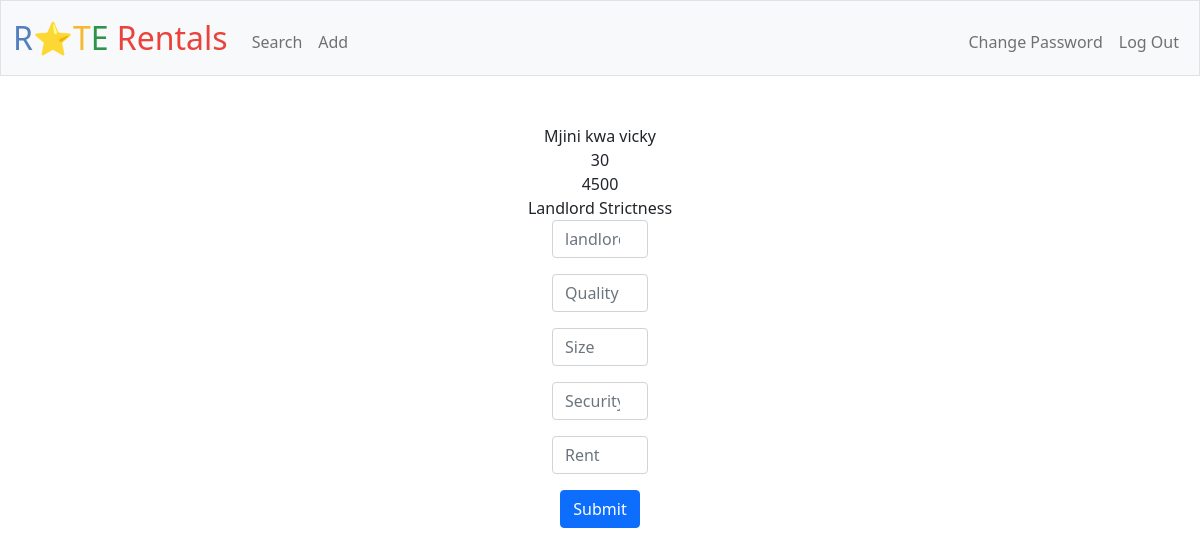
The page /rate/4 (signed in) on the database its author committed.
### tables this page shows
CREATE TABLE rentals (
    id INTEGER PRIMARY KEY AUTOINCREMENT UNIQUE,
    name TEXT NOT NULL,
    rooms INTEGER NOT NULL,
    rent INTEGER NOT NULL,
    description TEXT UNIQUE NOT NULL
, longitude real, latitude real);

### app.py (the view, shortened to what this page needs)
@app.route("/rate/<int:rentals_id>", methods=["GET", "POST"])
@login_required
def rate(rentals_id):
    rentals = db.execute("SELECT * FROM rentals WHERE id = ?", rentals_id)
    return render_template('rate.html', rentals=rentals)

### app.py (called while the page is built)
@app.after_request
def after_request(response):
    response.headers["Cache-Control"] = "no-cache, no-store, must-revalidate"
    response.headers["Expires"] = 0
    response.headers["Pragma"] = "no-cache"
    return response

### helpers.py (called while the page is built)
def login_required(f):
    @wraps(f)
    def decorated_function(*args, **kwargs):
        if session.get("user_id") is None:
            return redirect("/login")
        return f(*args, **kwargs)
    return decorated_function

### templates/rate.html (shortened to what this page needs)
{% extends "layout.html" %}
{% block main %}
    <div>
        <div> {{  rentals[0].name  }} </div>
        <div> {{  rentals[0].rooms  }} </div>
        <div> {{  rentals[0].rent  }} </div>
        <div>
            <form action="/rate/{{  rentals[0].id  }}" method="post">
                <div class="mb-3">
                    <label for="landlord_strictness">Landlord Strictness</label>
                    <input class="form-control mx-auto w-auto" id="landlord_strictness" name="landlord_strictness" placeholder="landlord strictness" type="number" min="1" max="5">
                </div>
                <div class="mb-3">
                    <input class="form-control mx-auto w-auto" id="quality" name="quality" placeholder="Quality" type="number" min="1" max="5">
                </div>
                <div class="mb-3">
                    <input class="form-control mx-auto w-auto" id="size" name="size" placeholder="Size" type="number" min="1" max="5">
                </div>
                <div class="mb-3">
                    <input class="form-control mx-auto w-auto" id="security" name="security" placeholder="Security" type="number" min="1" max="5">
                </div>
                <div class="mb-3">
                    <input class="form-control mx-auto w-auto" id="rent" name="rent" placeholder="Rent" type="number" min="1" max="5">
                </div>
                <button class="btn btn-primary" type="submit">Submit</button>
            </form>
        </div>
    </div>
{% endblock %}

### rows shown on the page
rentals: name "Mjini kwa vicky", rooms "30", rent "4500"
